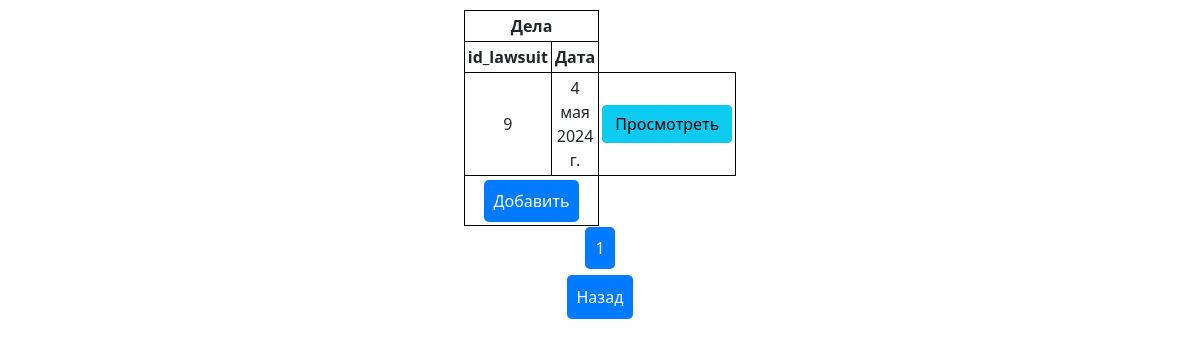
/table_lawsuits/, run on an earlier commit of the app's database.
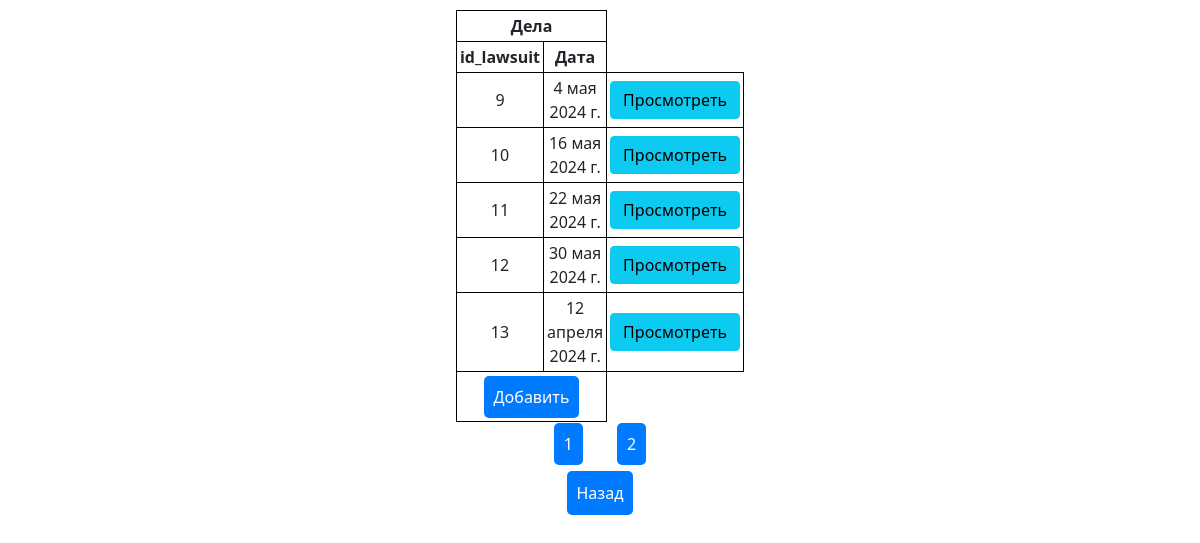
And on a later commit of the database.
### main/models.py (models this page shows, shortened)
class Lawsuits_dates(models.Model):
    date = models.DateField()
    info = models.TextField(null=True)

### main/views.py (the view)
# urls.py: path('table_lawsuits/',views.table_lawsuits, name='table_lawsuits'),
def table_lawsuits(request):
    table2 = Lawsuits_dates.objects.all()
    count = [i+1 for i in range(math.ceil(table2.count()/5))]
    paginator = Paginator(table2, 5)
    page_number = request.GET.get('page')
    data = paginator.get_page(page_number)
    return render(request, 'main/tables_lawsuits.html', {'lawsuits_dates': data, 'count': count})

### main/templates/main/tables_lawsuits.html
{% extends 'main/shablon.html' %}
{% block content %}
<table><tr><th colspan="2">Дела</th></tr><tr><th>id_lawsuit</th><th>Дата</th></tr>
    {% for elem in lawsuits_dates %}
        <tr>
            <td style='width: 50px;'>{{ elem.id }}</td>
            <td>{{ elem.date }}</td>
            <td>
                <input type="submit" value='Просмотреть' class="btn btn-info" onclick="window.location='/lawsuit/{{elem.id}}'">
            </td>
        </tr>
    {% endfor %}
    <tr style="height: 50px;">
        <td colspan="2"><a style='btn btn-outline-primary' href="{% url "lawsuit" %}">Добавить</a></td>
    </tr>
</table>
{% endblock content %}
{% block content2 %}
{% for index in count %}
    <a href="?page={{index}}">{{index}}</a>
{% endfor %}
{% endblock content2 %}

### main/templates/main/shablon.html (shortened to what this page needs)
{% load static %}
<!DOCTYPE html>
<html>
    <head>
        <link href="https://cdn.jsdelivr.net/npm/bootstrap@5.0.2/dist/css/bootstrap.min.css" rel="stylesheet">
        <link rel="stylesheet" href="{% static 'styles/style.css' %}">
    </head>
    <body>
        <div class="">
            {% block content%}{%endblock  %}
        </div>
        <div>
            {% block content2 %}{% endblock content2 %}
        </div>
        <div class="flex-div">
            <a href="{% url 'home' %}">Назад</a>
        </div>
    </body>
</html>

### static/styles/style.css (style rules this page uses)
body { display: flex; flex-direction: column; align-items: center; justify-content: center; }
.flex-div { display: flex; flex-direction: row; align-items: center; justify-content: center; }
a { margin: 15px; padding: 10px; text-decoration: none; background-color: rgb(0, 123, 255); border-radius: 5px; color: white; }
TABLE { margin: 10px; align-self: baseline; width: 200px; border-collapse: collapse; }
TD, TH { text-align: center; padding: 3px; border: 1px solid black; }

What changed in the data, as far as the page shows it:
added Lawsuits_dates: id "10", date "16 мая 2024 г."
added Lawsuits_dates: id "11", date "22 мая 2024 г."
added Lawsuits_dates: id "12", date "30 мая 2024 г."
added Lawsuits_dates: id "13", date "12 апреля 2024 г."
Also different on the page:
new list line: "2"
